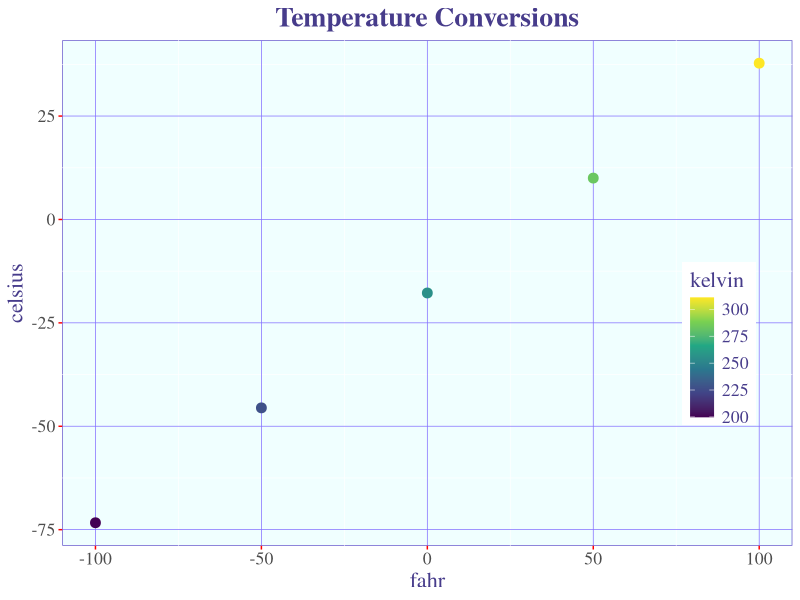

Here is the R script that generated this plot:
## ---- chunk 1
#| message: false
#| warning: false

### For data wrangling and plotting
library(dplyr)
library(tidyr)
library(ggplot2)
library(purrr) ### for iteration using map() family of functions

library(palmerpenguins) ### example data
## ---- chunk 2
#| label: temp-test-data

airtemps <- c(212, 30.3, 78, 32)
celsius1 <- (airtemps[1] - 32) * 5/9
celsius2 <- (airtemps[2] - 32) * 5/9
celsius3 <- (airtemps[3] - 33) * 5/9
## ---- chunk 3
#| label: f2c-function

convert_f_to_c <- function(fahr) {
  celsius <- (fahr - 32) * 5/9
  return(celsius)
}
## ---- chunk 4
### check single value:
celsius1a <- convert_f_to_c(airtemps[1])
celsius1a == celsius1
### calculate for whole vector:
celsius_vec <- convert_f_to_c(airtemps)
celsius_vec
## ---- chunk 5
#| label: f2c-func-solution

convert_c_to_f <- function(celsius) {
    fahr <- celsius * 9/5 + 32
    return(fahr)
}

fahr_vec <- convert_c_to_f(celsius_vec)
airtemps == fahr_vec
## ---- chunk 6
convert_temp <- function(t, scale = 'f') {
    if(scale == "c") {
        result = t * 9/5 + 32
    } else {
        result  = (t - 32) * 5/9
    }
    return(round(result, 3))
}
## ---- chunk 7
convert_temp(t = airtemps)
convert_temp(t = airtemps, scale = 'Celsius')
## ---- chunk 8
convert_temp <- function(t, scale = 'f') {
    scale = tolower(substr(scale, 1, 1))         # <1>
    if(!scale %in% c('c', 'f')) {                # <2>
      stop('scale must be either "c" or "f"')
    }
    if(scale == "c") {                           # <3>
        result = t * 9/5 + 32
    } else {
        result  = (t - 32) * 5/9
    }
    return(round(result, 3))
}
## ---- chunk 9
convert_f_to_c_k <- function(f) {
  c <- (f - 32) * 5/9
  k  <- c + 273.15
  out_df <- data.frame(fahr = f, celsius = c, kelvin = k)
  return(out_df)
}

temps_df <- convert_f_to_c_k(seq(-100, 100, 50))
temps_df
## ---- chunk 10
convert_f_to_c_k <- function(f) {
  c <- (f - 32) * 5/9
  k  <- c + 273.15
  out_list <- list(fahr = f, celsius = c, kelvin = k)
  return(out_list)
}

temps_list <- convert_f_to_c_k(seq(-100, 100, 50))
temps_list
## ---- chunk 11
convert_f_to_c_k <- function(f) {
  c <- (f - 32) * 5/9
  k  <- c + 273.15
  out_list <- list(fahr = f, celsius = c, kelvin = k)
  print('calculation successful!')
}

temps_oops <- convert_f_to_c_k(seq(-100, 100, 50))
temps_oops
## ---- chunk 12
a <- 1       ### create object a in parent environment

add_one <- function(x) {
  x <- x + 1 ### increment argument by 1
  a <- a + 2 ### modify a in function environment
  b <- a + 3 ### create b in function environment
  return(x)  ### only x is returned back to parent
}

add_one(a)   ### give `a` as arg to the function; returns the value a + 1
a            ### value in parent env is unchanged by calcs in the function
exists('b')  ### objects created in the function disappear when function ends
## ---- chunk 13
nums <- list(1, 3, 9, 49, 101, pi)
purrr::map_vec(.x = nums, .f = sqrt) # <1>
base::sapply(X = nums, FUN = sqrt)   # <2>
## ---- chunk 14
library(palmerpenguins)
data(penguins)
spp_vec <- unique(penguins$species)

calc_bill_model <- function(spp, df) { # <1> 
    spp_df <- df %>%
        filter(species == spp)
    bill_mdl <- lm(bill_length_mm ~ bill_depth_mm, data = spp_df)
    return(bill_mdl)
}
map_results <- purrr::map(.x = spp_vec, .f = calc_bill_model, df = penguins) # <1>
broom::tidy(map_results[[3]]) # <2>
lapply_results <- base::lapply(X = spp_vec, FUN = calc_bill_model, df = penguins) # <3>
broom::tidy(lapply_results[[3]]) # <2>
## ---- chunk 15
base::sapply(X = 1:3, FUN = function(x) x + 1)
## ---- chunk 16
base::sapply(X = 1:3, FUN = \(x) x + 1)
## ---- chunk 17
purrr::map_vec(.x = 1:3, .f = ~ .x + 1)
purrr::map_vec(.x = 1:3, .f = \(x) x + 1)
## ---- chunk 18
custom_theme <- function(base_size = 9) {
  theme(
    text             = element_text(family = "serif",
                                    color  = "slateblue4",
                                    size   = base_size),
    plot.title       = element_text(size   = rel(1.25),
                                    hjust  = 0.5,
                                    face   = "bold"),
    panel.background = element_rect(color = 'slateblue3',
                                    fill  = 'azure'),
    panel.grid.major = element_line(color    = "slateblue1",
                                    linewidth = 0.25),
    legend.position  = c(.9, .4),
    axis.ticks       = element_line(color = 'red')
  )
}
## ---- chunk 19
scatterplot <- function(df, point_size = 2, font_size = 9) {
  ggplot(data = df, mapping = aes(x = fahr, y = celsius, color = kelvin)) +
    geom_point(size = point_size) +
    scale_color_viridis_c() +
    custom_theme(font_size)
}

scatterplot(temps_df, point_size = 3, font_size = 16) +
  labs(title = 'Temperature Conversions') # <1>
## ---- chunk 20
fish_l_to_w <- function(L) {
    a <- .00057
    b <- 2.9
    W <- a * L^b
    return(round(W, 2))
}
test_vec <- c(30, 42, 60)
fish_l_to_w(L = test_vec)
## ---- chunk 21
fish_l_to_w <- function(L, a = 0.00057, b = 2.9, units = "in") {
    if(units == "cm") {
      length_in <- L / 2.54
    } else length_in <- L
    W <- a * length_in^b           ### use length_in instead of L
    if(units == "cm") W <- W / 2.2 ### convert lb to kg to keep in metric
    return(round(W, 2))
}
test_vec <- c(30, 42, 60)
fish_l_to_w(L = test_vec)
fish_l_to_w(L = test_vec * 2.54, units = "cm")

### test kelp bass
fish_l_to_w(L = c(12, 22), a = 0.000779, b = 3.01)
## ---- chunk 22
fish_l_to_w <- function(L, a = 0.00057, b = 2.9, units = "in") {
    if(!is.numeric(c(a, b))) stop('Both `a` and `b` must be numeric!')
    if(a < 0 | a > 1) stop('The `a` parameter should be between 0 and 1!')
    if(b < 1) stop('The `b` parameter should be greater than 1!')
    if(!tolower(units) %in% c('in', 'cm')) stop('The units should be either `in` or `cm`!')
    
    if(units == "cm") {
      length_in <- L / 2.54
    } else length_in <- L
    W <- a * length_in^b           ### use length_in instead of L
    if(units == "cm") W <- W / 2.2 ### convert lb to kg to keep in metric
    return(round(W, 2))
}
## ---- chunk 23
#| echo: false
tryCatch({
    fish_l_to_w(L = 30, a = -.0003)
    log("a") 
}, error = function(e) {
    # Return the actual error message as a string
    return(conditionMessage(e))
})
## ---- chunk 24
#' Fish length-to-width conversion
#' 
#' Convert length of fish to estimated weight using the formula W = aL^b
#' 
#' @param L Fish length in inches or cm
#' @param a The `a` value for the formula *based on L in inches*; default 
#'          0.00057 for Chinook salmon length
#' @param b The `b` value for the formula; default 2.9 for Chinook salmon
#' @param units The units of the given length, in inches (default) or cm.
#' 
#' @returns Numeric value or vector of fish weight in lb (if units = "in") or 
#'          mass in kg (if units = "cm")
#' 
#' @export
#' 
#' @examples
#' fish_l_to_w(L = c(24, 60))

fish_l_to_w <- function(L, a = 0.00057, b = 2.9, units = "in") {
    if(a < 0 | a > 1) stop('The `a` parameter should be between 0 and 1!')
    if(b < 1) stop('The `b` parameter should be greater than 1!')
    if(!tolower(units) %in% c('in', 'cm')) stop('The units should be either `in` or `cm`!')
    
    if(units == "cm") {
      length_in <- L / 2.54
    } else length_in <- L
    W <- a * length_in^b           ### use length_in instead of L
    if(units == "cm") W <- W / 2.2 ### convert lb to kg to keep in metric
    return(round(W, 2))
}
## ---- chunk 25
fish_list <- list(
    chinook_salmon = list(length = c(30, 42, 60), 
                          a = 0.00057, b = 2.9, units = "in"),
    kelp_bass      = list(length = c(12, 22), 
                          a = 0.000779, b = 3.01, units = "in"),
    rainbow_trout  = list(length = c(20, 35, 50), 
                          a = 0.000605, b = 2.87, units = "cm")
)
## ---- chunk 26
purrr::map(.x = fish_list, 
           .f = ~ fish_l_to_w(L = .x$length, 
                              a = .x$a, 
                              b = .x$b, 
                              units = .x$units))
## ---- chunk 27
lapply(X = fish_list, 
       FUN = function(x) fish_l_to_w(L = x$length, 
                                     a = x$a,
                                     b = x$b,
                                     units = x$units))
